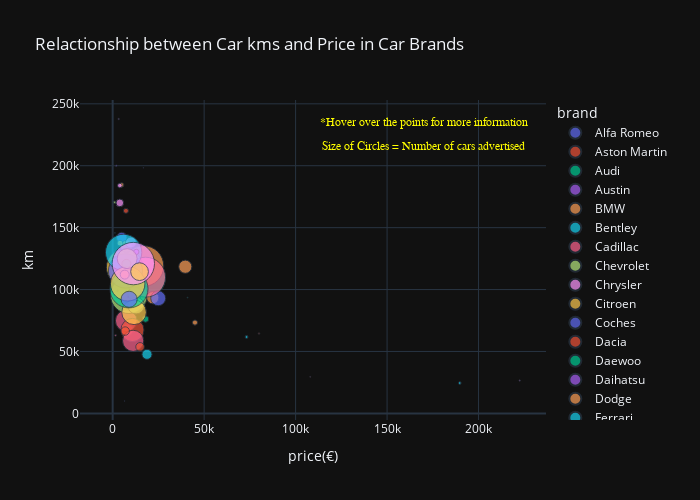

The notebook cell saved with this chart:
### Code cell
fig = px.scatter(df_brands,
                 title="Relactionship between Car kms and Price in Car Brands",
                 x="price(€)", 
                 y="km", 
                 size="number_cars",
                 size_max = 30,
                 hover_name = "brand",
                hover_data=["percentage_professional", "horse_power", "years_old"],
                color="brand",
                template="plotly_dark", 
                width=700, height=500)
fig.add_trace(go.Scatter(x=[170000, 170000], y=[230000, 210000], 
                         mode="text", 
                         text=["*Hover over the points for more information",
                               "Size of Circles = Number of cars advertised"],
                        textposition="top center",
                        textfont=dict(family="arial", size=12,color="yellow")))

fig.show()

### Figure 1 — Plotly figure (JSON) as saved in the notebook; plotly's stock layout.template omitted (floating-point values rounded to 4 significant figures)
{"data": [{"customdata": [[0.7511, 150, 12]], "hovertemplate": "<b>%{hovertext}</b><br><br>brand=Alfa Romeo<br>price(€)=%{x}<br>km=%{y}<br>number_cars=%{marker.size}<br>percentage_professional=%{customdata[0]}<br>horse_power=%{customdata[1]}<br>years_old=%{customdata[2]}<extra></extra>", "hovertext": ["Alfa Romeo"], "legendgroup": "Alfa Romeo", "marker": {"color": "#636efa", "size": [225], "sizemode": "area", "sizeref": 4.056, "symbol": "circle"}, "mode": "markers", "name": "Alfa Romeo", "orientation": "v", "showlegend": true, "type": "scatter", "x": [4990], "xaxis": "x", "y": [142000], "yaxis": "y"}, {"customdata": [[1, 436, 11]], "hovertemplate": "<b>%{hovertext}</b><br><br>brand=Aston Martin<br>price(€)=%{x}<br>km=%{y}<br>number_cars=%{marker.size}<br>percentage_professional=%{customdata[0]}<br>horse_power=%{customdata[1]}<br>years_old=%{customdata[2]}<extra></extra>", "hovertext": ["Aston Martin"], "legendgroup": "Aston Martin", "marker": {"color": "#EF553B", "size": [5], "sizemode": "area", "sizeref": 4.056, "symbol": "circle"}, "mode": "markers", "name": "Aston Martin", "orientation": "v", "showlegend": true, "type": "scatter", "x": [79990], "xaxis": "x", "y": [64500], "yaxis": "y"}, {"customdata": [[0.829, 150, 5]], "hovertemplate": "<b>%{hovertext}</b><br><br>brand=Audi<br>price(€)=%{x}<br>km=%{y}<br>number_cars=%{marker.size}<br>percentage_professional=%{customdata[0]}<br>horse_power=%{customdata[1]}<br>years_old=%{customdata[2]}<extra></extra>", "hovertext": ["Audi"], "legendgroup": "Audi", "marker": {"color": "#00cc96", "size": [3222], "sizemode": "area", "sizeref": 4.056, "symbol": "circle"}, "mode": "markers", "name": "Audi", "orientation": "v", "showlegend": true, "type": "scatter", "x": [17990], "xaxis": "x", "y": [109519], "yaxis": "y"}, {"customdata": [[1, 30, 45]], "hovertemplate": "<b>%{hovertext}</b><br><br>brand=Austin<br>price(€)=%{x}<br>km=%{y}<br>number_cars=%{marker.size}<br>percentage_professional=%{customdata[0]}<br>horse_power=%{customdata[1]}<br>years_old=%{customdata[2]}<extra></extra>", "hovertext": ["Austin"], "legendgroup": "Austin", "marker": {"color": "#ab63fa", "size": [1], "sizemode": "area", "sizeref": 4.056, "symbol": "circle"}, "mode": "markers", "name": "Austin", "orientation": "v", "showlegend": true, "type": "scatter", "x": [6495], "xaxis": "x", "y": [10000], "yaxis": "y"}, {"customdata": [[0.7977, 177, 6]], "hovertemplate": "<b>%{hovertext}</b><br><br>brand=BMW<br>price(€)=%{x}<br>km=%{y}<br>number_cars=%{marker.size}<br>percentage_professional=%{customdata[0]}<br>horse_power=%{customdata[1]}<br>years_old=%{customdata[2]}<extra></extra>", "hovertext": ["BMW"], "legendgroup": "BMW", "marker": {"color": "#FFA15A", "size": [3371], "sizemode": "area", "sizeref": 4.056, "symbol": "circle"}, "mode": "markers", "name": "BMW", "orientation": "v", "showlegend": true, "type": "scatter", "x": [16800], "xaxis": "x", "y": [119000], "yaxis": "y"}, {"customdata": [[0.7778, 555, 10.5]], "hovertemplate": "<b>%{hovertext}</b><br><br>brand=Bentley<br>price(€)=%{x}<br>km=%{y}<br>number_cars=%{marker.size}<br>percentage_professional=%{customdata[0]}<br>horse_power=%{customdata[1]}<br>years_old=%{customdata[2]}<extra></extra>", "hovertext": ["Bentley"], "legendgroup": "Bentley", "marker": {"color": "#19d3f3", "size": [18], "sizemode": "area", "sizeref": 4.056, "symbol": "circle"}, "mode": "markers", "name": "Bentley", "orientation": "v", "showlegend": true, "type": "scatter", "x": [73200], "xaxis": "x", "y": [61687], "yaxis": "y"}, {"customdata": [[0.9, 218, 22]], "hovertemplate": "<b>%{hovertext}</b><br><br>brand=Cadillac<br>price(€)=%{x}<br>km=%{y}<br>number_cars=%{marker.size}<br>percentage_professional=%{customdata[0]}<br>horse_power=%{customdata[1]}<br>years_old=%{customdata[2]}<extra></extra>", "hovertext": ["Cadillac"], "legendgroup": "Cadillac", "marker": {"color": "#FF6692", "size": [10], "sizemode": "area", "sizeref": 4.056, "symbol": "circle"}, "mode": "markers", "name": "Cadillac", "orientation": "v", "showlegend": true, "type": "scatter", "x": [8500], "xaxis": "x", "y": [104000], "yaxis": "y"}, {"customdata": [[0.7665, 124, 10]], "hovertemplate": "<b>%{hovertext}</b><br><br>brand=Chevrolet<br>price(€)=%{x}<br>km=%{y}<br>number_cars=%{marker.size}<br>percentage_professional=%{customdata[0]}<br>horse_power=%{customdata[1]}<br>years_old=%{customdata[2]}<extra></extra>", "hovertext": ["Chevrolet"], "legendgroup": "Chevrolet", "marker": {"color": "#B6E880", "size": [197], "sizemode": "area", "sizeref": 4.056, "symbol": "circle"}, "mode": "markers", "name": "Chevrolet", "orientation": "v", "showlegend": true, "type": "scatter", "x": [4500], "xaxis": "x", "y": [127705], "yaxis": "y"}, {"customdata": [[0.6917, 150, 15]], "hovertemplate": "<b>%{hovertext}</b><br><br>brand=Chrysler<br>price(€)=%{x}<br>km=%{y}<br>number_cars=%{marker.size}<br>percentage_professional=%{customdata[0]}<br>horse_power=%{customdata[1]}<br>years_old=%{customdata[2]}<extra></extra>", "hovertext": ["Chrysler"], "legendgroup": "Chrysler", "marker": {"color": "#FF97FF", "size": [120], "sizemode": "area", "sizeref": 4.056, "symbol": "circle"}, "mode": "markers", "name": "Chrysler", "orientation": "v", "showlegend": true, "type": "scatter", "x": [3900], "xaxis": "x", "y": [170000], "yaxis": "y"}, {"customdata": [[0.8205, 102, 8]], "hovertemplate": "<b>%{hovertext}</b><br><br>brand=Citroen<br>price(€)=%{x}<br>km=%{y}<br>number_cars=%{marker.size}<br>percentage_professional=%{customdata[0]}<br>horse_power=%{customdata[1]}<br>years_old=%{customdata[2]}<extra></extra>", "hovertext": ["Citroen"], "legendgroup": "Citroen", "marker": {"color": "#FECB52", "size": [2685], "sizemode": "area", "sizeref": 4.056, "symbol": "circle"}, "mode": "markers", "name": "Citroen", "orientation": "v", "showlegend": true, "type": "scatter", "x": [6500], "xaxis": "x", "y": [118000], "yaxis": "y"}, {"customdata": [[1, 115, 17]], "hovertemplate": "<b>%{hovertext}</b><br><br>brand=Coches<br>price(€)=%{x}<br>km=%{y}<br>number_cars=%{marker.size}<br>percentage_professional=%{customdata[0]}<br>horse_power=%{customdata[1]}<br>years_old=%{customdata[2]}<extra></extra>", "hovertext": ["Coches"], "legendgroup": "Coches", "marker": {"color": "#636efa", "size": [1], "sizemode": "area", "sizeref": 4.056, "symbol": "circle"}, "mode": "markers", "name": "Coches", "orientation": "v", "showlegend": true, "type": "scatter", "x": [1100], "xaxis": "x", "y": [120000], "yaxis": "y"}, {"customdata": [[0.9031, 90, 4]], "hovertemplate": "<b>%{hovertext}</b><br><br>brand=Dacia<br>price(€)=%{x}<br>km=%{y}<br>number_cars=%{marker.size}<br>percentage_professional=%{customdata[0]}<br>horse_power=%{customdata[1]}<br>years_old=%{customdata[2]}<extra></extra>", "hovertext": ["Dacia"], "legendgroup": "Dacia", "marker": {"color": "#EF553B", "size": [289], "sizemode": "area", "sizeref": 4.056, "symbol": "circle"}, "mode": "markers", "name": "Dacia", "orientation": "v", "showlegend": true, "type": "scatter", "x": [7990], "xaxis": "x", "y": [67471], "yaxis": "y"}, {"customdata": [[0.625, 84, 17]], "hovertemplate": "<b>%{hovertext}</b><br><br>brand=Daewoo<br>price(€)=%{x}<br>km=%{y}<br>number_cars=%{marker.size}<br>percentage_professional=%{customdata[0]}<br>horse_power=%{customdata[1]}<br>years_old=%{customdata[2]}<extra></extra>", "hovertext": ["Daewoo"], "legendgroup": "Daewoo", "marker": {"color": "#00cc96", "size": [32], "sizemode": "area", "sizeref": 4.056, "symbol": "circle"}, "mode": "markers", "name": "Daewoo", "orientation": "v", "showlegend": true, "type": "scatter", "x": [1270], "xaxis": "x", "y": [125000], "yaxis": "y"}, {"customdata": [[0.5, 89, 12.5]], "hovertemplate": "<b>%{hovertext}</b><br><br>brand=Daihatsu<br>price(€)=%{x}<br>km=%{y}<br>number_cars=%{marker.size}<br>percentage_professional=%{customdata[0]}<br>horse_power=%{customdata[1]}<br>years_old=%{customdata[2]}<extra></extra>", "hovertext": ["Daihatsu"], "legendgroup": "Daihatsu", "marker": {"color": "#ab63fa", "size": [2], "sizemode": "area", "sizeref": 4.056, "symbol": "circle"}, "mode": "markers", "name": "Daihatsu", "orientation": "v", "showlegend": true, "type": "scatter", "x": [3598.0], "xaxis": "x", "y": [136500], "yaxis": "y"}, {"customdata": [[0.7143, 140, 12]], "hovertemplate": "<b>%{hovertext}</b><br><br>brand=Dodge<br>price(€)=%{x}<br>km=%{y}<br>number_cars=%{marker.size}<br>percentage_professional=%{customdata[0]}<br>horse_power=%{customdata[1]}<br>years_old=%{customdata[2]}<extra></extra>", "hovertext": ["Dodge"], "legendgroup": "Dodge", "marker": {"color": "#FFA15A", "size": [42], "sizemode": "area", "sizeref": 4.056, "symbol": "circle"}, "mode": "markers", "name": "Dodge", "orientation": "v", "showlegend": true, "type": "scatter", "x": [4900], "xaxis": "x", "y": [184500], "yaxis": "y"}, {"customdata": [[0.9375, 585, 6]], "hovertemplate": "<b>%{hovertext}</b><br><br>brand=Ferrari<br>price(€)=%{x}<br>km=%{y}<br>number_cars=%{marker.size}<br>percentage_professional=%{customdata[0]}<br>horse_power=%{customdata[1]}<br>years_old=%{customdata[2]}<extra></extra>", "hovertext": ["Ferrari"], "legendgroup": "Ferrari", "marker": {"color": "#19d3f3", "size": [16], "sizemode": "area", "sizeref": 4.056, "symbol": "circle"}, "mode": "markers", "name": "Ferrari", "orientation": "v", "showlegend": true, "type": "scatter", "x": [189725], "xaxis": "x", "y": [24505], "yaxis": "y"}, {"customdata": [[0.8379, 85, 5]], "hovertemplate": "<b>%{hovertext}</b><br><br>brand=Fiat<br>price(€)=%{x}<br>km=%{y}<br>number_cars=%{marker.size}<br>percentage_professional=%{customdata[0]}<br>horse_power=%{customdata[1]}<br>years_old=%{customdata[2]}<extra></extra>", "hovertext": ["Fiat"], "legendgroup": "Fiat", "marker": {"color": "#FF6692", "size": [944], "sizemode": "area", "sizeref": 4.056, "symbol": "circle"}, "mode": "markers", "name": "Fiat", "orientation": "v", "showlegend": true, "type": "scatter", "x": [7400], "xaxis": "x", "y": [74859], "yaxis": "y"}, {"customdata": [[0.8424, 120, 5]], "hovertemplate": "<b>%{hovertext}</b><br><br>brand=Ford<br>price(€)=%{x}<br>km=%{y}<br>number_cars=%{marker.size}<br>percentage_professional=%{customdata[0]}<br>horse_power=%{customdata[1]}<br>years_old=%{customdata[2]}<extra></extra>", "hovertext": ["Ford"], "legendgroup": "Ford", "marker": {"color": "#B6E880", "size": [2761], "sizemode": "area", "sizeref": 4.056, "symbol": "circle"}, "mode": "markers", "name": "Ford", "orientation": "v", "showlegend": true, "type": "scatter", "x": [8880], "xaxis": "x", "y": [95515], "yaxis": "y"}, {"customdata": [[0.5, 117.5, 18.5]], "hovertemplate": "<b>%{hovertext}</b><br><br>brand=Galloper<br>price(€)=%{x}<br>km=%{y}<br>number_cars=%{marker.size}<br>percentage_professional=%{customdata[0]}<br>horse_power=%{customdata[1]}<br>years_old=%{customdata[2]}<extra></extra>", "hovertext": ["Galloper"], "legendgroup": "Galloper", "marker": {"color": "#FF97FF", "size": [4], "sizemode": "area", "sizeref": 4.056, "symbol": "circle"}, "mode": "markers", "name": "Galloper", "orientation": "v", "showlegend": true, "type": "scatter", "x": [3250.0], "xaxis": "x", "y": [237743], "yaxis": "y"}, {"customdata": [[0.7376, 140, 12]], "hovertemplate": "<b>%{hovertext}</b><br><br>brand=Honda<br>price(€)=%{x}<br>km=%{y}<br>number_cars=%{marker.size}<br>percentage_professional=%{customdata[0]}<br>horse_power=%{customdata[1]}<br>years_old=%{customdata[2]}<extra></extra>", "hovertext": ["Honda"], "legendgroup": "Honda", "marker": {"color": "#FECB52", "size": [282], "sizemode": "area", "sizeref": 4.056, "symbol": "circle"}, "mode": "markers", "name": "Honda", "orientation": "v", "showlegend": true, "type": "scatter", "x": [7498.0], "xaxis": "x", "y": [134900], "yaxis": "y"}, {"customdata": [[0.75, 287, 13]], "hovertemplate": "<b>%{hovertext}</b><br><br>brand=Hummer<br>price(€)=%{x}<br>km=%{y}<br>number_cars=%{marker.size}<br>percentage_professional=%{customdata[0]}<br>horse_power=%{customdata[1]}<br>years_old=%{customdata[2]}<extra></extra>", "hovertext": ["Hummer"], "legendgroup": "Hummer", "marker": {"color": "#636efa", "size": [4], "sizemode": "area", "sizeref": 4.056, "symbol": "circle"}, "mode": "markers", "name": "Hummer", "orientation": "v", "showlegend": true, "type": "scatter", "x": [18250.0], "xaxis": "x", "y": [94000], "yaxis": "y"}, {"customdata": [[0.9174, 115, 4]], "hovertemplate": "<b>%{hovertext}</b><br><br>brand=Hyundai<br>price(€)=%{x}<br>km=%{y}<br>number_cars=%{marker.size}<br>percentage_professional=%{customdata[0]}<br>horse_power=%{customdata[1]}<br>years_old=%{customdata[2]}<extra></extra>", "hovertext": ["Hyundai"], "legendgroup": "Hyundai", "marker": {"color": "#EF553B", "size": [1089], "sizemode": "area", "sizeref": 4.056, "symbol": "circle"}, "mode": "markers", "name": "Hyundai", "orientation": "v", "showlegend": true, "type": "scatter", "x": [10800], "xaxis": "x", "y": [67362], "yaxis": "y"}, {"customdata": [[0.9765, 170, 4]], "hovertemplate": "<b>%{hovertext}</b><br><br>brand=Infiniti<br>price(€)=%{x}<br>km=%{y}<br>number_cars=%{marker.size}<br>percentage_professional=%{customdata[0]}<br>horse_power=%{customdata[1]}<br>years_old=%{customdata[2]}<extra></extra>", "hovertext": ["Infiniti"], "legendgroup": "Infiniti", "marker": {"color": "#00cc96", "size": [85], "sizemode": "area", "sizeref": 4.056, "symbol": "circle"}, "mode": "markers", "name": "Infiniti", "orientation": "v", "showlegend": true, "type": "scatter", "x": [17980], "xaxis": "x", "y": [76200], "yaxis": "y"}, {"customdata": [[1, 163, 8]], "hovertemplate": "<b>%{hovertext}</b><br><br>brand=Isuzu<br>price(€)=%{x}<br>km=%{y}<br>number_cars=%{marker.size}<br>percentage_professional=%{customdata[0]}<br>horse_power=%{customdata[1]}<br>years_old=%{customdata[2]}<extra></extra>", "hovertext": ["Isuzu"], "legendgroup": "Isuzu", "marker": {"color": "#ab63fa", "size": [1], "sizemode": "area", "sizeref": 4.056, "symbol": "circle"}, "mode": "markers", "name": "Isuzu", "orientation": "v", "showlegend": true, "type": "scatter", "x": [16819], "xaxis": "x", "y": [198327], "yaxis": "y"}, {"customdata": [[0.8361, 180, 4]], "hovertemplate": "<b>%{hovertext}</b><br><br>brand=Jaguar<br>price(€)=%{x}<br>km=%{y}<br>number_cars=%{marker.size}<br>percentage_professional=%{customdata[0]}<br>horse_power=%{customdata[1]}<br>years_old=%{customdata[2]}<extra></extra>", "hovertext": ["Jaguar"], "legendgroup": "Jaguar", "marker": {"color": "#FFA15A", "size": [305], "sizemode": "area", "sizeref": 4.056, "symbol": "circle"}, "mode": "markers", "name": "Jaguar", "orientation": "v", "showlegend": true, "type": "scatter", "x": [21900], "xaxis": "x", "y": [93397], "yaxis": "y"}, {"customdata": [[0.8447, 140, 4]], "hovertemplate": "<b>%{hovertext}</b><br><br>brand=Jeep<br>price(€)=%{x}<br>km=%{y}<br>number_cars=%{marker.size}<br>percentage_professional=%{customdata[0]}<br>horse_power=%{customdata[1]}<br>years_old=%{customdata[2]}<extra></extra>", "hovertext": ["Jeep"], "legendgroup": "Jeep", "marker": {"color": "#19d3f3", "size": [206], "sizemode": "area", "sizeref": 4.056, "symbol": "circle"}, "mode": "markers", "name": "Jeep", "orientation": "v", "showlegend": true, "type": "scatter", "x": [18763], "xaxis": "x", "y": [47700], "yaxis": "y"}, {"customdata": [[0.9124, 115, 4]], "hovertemplate": "<b>%{hovertext}</b><br><br>brand=Kia<br>price(€)=%{x}<br>km=%{y}<br>number_cars=%{marker.size}<br>percentage_professional=%{customdata[0]}<br>horse_power=%{customdata[1]}<br>years_old=%{customdata[2]}<extra></extra>", "hovertext": ["Kia"], "legendgroup": "Kia", "marker": {"color": "#FF6692", "size": [913], "sizemode": "area", "sizeref": 4.056, "symbol": "circle"}, "mode": "markers", "name": "Kia", "orientation": "v", "showlegend": true, "type": "scatter", "x": [11200], "xaxis": "x", "y": [58581], "yaxis": "y"}, {"customdata": [[0.25, 85, 19]], "hovertemplate": "<b>%{hovertext}</b><br><br>brand=Lada<br>price(€)=%{x}<br>km=%{y}<br>number_cars=%{marker.size}<br>percentage_professional=%{customdata[0]}<br>horse_power=%{customdata[1]}<br>years_old=%{customdata[2]}<extra></extra>", "hovertext": ["Lada"], "legendgroup": "Lada", "marker": {"color": "#B6E880", "size": [4], "sizemode": "area", "sizeref": 4.056, "symbol": "circle"}, "mode": "markers", "name": "Lada", "orientation": "v", "showlegend": true, "type": "scatter", "x": [2650], "xaxis": "x", "y": [99000], "yaxis": "y"}, {"customdata": [[1, 630, 2.5]], "hovertemplate": "<b>%{hovertext}</b><br><br>brand=Lamborghini<br>price(€)=%{x}<br>km=%{y}<br>number_cars=%{marker.size}<br>percentage_professional=%{customdata[0]}<br>horse_power=%{customdata[1]}<br>years_old=%{customdata[2]}<extra></extra>", "hovertext": ["Lamborghini"], "legendgroup": "Lamborghini", "marker": {"color": "#FF97FF", "size": [4], "sizemode": "area", "sizeref": 4.056, "symbol": "circle"}, "mode": "markers", "name": "Lamborghini", "orientation": "v", "showlegend": true, "type": "scatter", "x": [222500], "xaxis": "x", "y": [26500], "yaxis": "y"}, {"customdata": [[0.7353, 115, 14]], "hovertemplate": "<b>%{hovertext}</b><br><br>brand=Lancia<br>price(€)=%{x}<br>km=%{y}<br>number_cars=%{marker.size}<br>percentage_professional=%{customdata[0]}<br>horse_power=%{customdata[1]}<br>years_old=%{customdata[2]}<extra></extra>", "hovertext": ["Lancia"], "legendgroup": "Lancia", "marker": {"color": "#FECB52", "size": [68], "sizemode": "area", "sizeref": 4.056, "symbol": "circle"}, "mode": "markers", "name": "Lancia", "orientation": "v", "showlegend": true, "type": "scatter", "x": [4000], "xaxis": "x", "y": [137500], "yaxis": "y"}, {"customdata": [[0.8901, 160, 5]], "hovertemplate": "<b>%{hovertext}</b><br><br>brand=Land-Rover<br>price(€)=%{x}<br>km=%{y}<br>number_cars=%{marker.size}<br>percentage_professional=%{customdata[0]}<br>horse_power=%{customdata[1]}<br>years_old=%{customdata[2]}<extra></extra>", "hovertext": ["Land-Rover"], "legendgroup": "Land-Rover", "marker": {"color": "#636efa", "size": [455], "sizemode": "area", "sizeref": 4.056, "symbol": "circle"}, "mode": "markers", "name": "Land-Rover", "orientation": "v", "showlegend": true, "type": "scatter", "x": [24900], "xaxis": "x", "y": [93000], "yaxis": "y"}, {"customdata": [[0.8269, 177, 13]], "hovertemplate": "<b>%{hovertext}</b><br><br>brand=Lexus<br>price(€)=%{x}<br>km=%{y}<br>number_cars=%{marker.size}<br>percentage_professional=%{customdata[0]}<br>horse_power=%{customdata[1]}<br>years_old=%{customdata[2]}<extra></extra>", "hovertext": ["Lexus"], "legendgroup": "Lexus", "marker": {"color": "#EF553B", "size": [52], "sizemode": "area", "sizeref": 4.056, "symbol": "circle"}, "mode": "markers", "name": "Lexus", "orientation": "v", "showlegend": true, "type": "scatter", "x": [7250], "xaxis": "x", "y": [163600.0], "yaxis": "y"}, {"customdata": [[1, 172.5, 14]], "hovertemplate": "<b>%{hovertext}</b><br><br>brand=Lotus<br>price(€)=%{x}<br>km=%{y}<br>number_cars=%{marker.size}<br>percentage_professional=%{customdata[0]}<br>horse_power=%{customdata[1]}<br>years_old=%{customdata[2]}<extra></extra>", "hovertext": ["Lotus"], "legendgroup": "Lotus", "marker": {"color": "#00cc96", "size": [2], "sizemode": "area", "sizeref": 4.056, "symbol": "circle"}, "mode": "markers", "name": "Lotus", "orientation": "v", "showlegend": true, "type": "scatter", "x": [40945], "xaxis": "x", "y": [93500], "yaxis": "y"}, {"customdata": [[0.4, 113, 16]], "hovertemplate": "<b>%{hovertext}</b><br><br>brand=MG<br>price(€)=%{x}<br>km=%{y}<br>number_cars=%{marker.size}<br>percentage_professional=%{customdata[0]}<br>horse_power=%{customdata[1]}<br>years_old=%{customdata[2]}<extra></extra>", "hovertext": ["MG"], "legendgroup": "MG", "marker": {"color": "#ab63fa", "size": [5], "sizemode": "area", "sizeref": 4.056, "symbol": "circle"}, "mode": "markers", "name": "MG", "orientation": "v", "showlegend": true, "type": "scatter", "x": [1995], "xaxis": "x", "y": [200000], "yaxis": "y"}, {"customdata": [[0.9273, 275, 4]], "hovertemplate": "<b>%{hovertext}</b><br><br>brand=Maserati<br>price(€)=%{x}<br>km=%{y}<br>number_cars=%{marker.size}<br>percentage_professional=%{customdata[0]}<br>horse_power=%{customdata[1]}<br>years_old=%{customdata[2]}<extra></extra>", "hovertext": ["Maserati"], "legendgroup": "Maserati", "marker": {"color": "#FFA15A", "size": [55], "sizemode": "area", "sizeref": 4.056, "symbol": "circle"}, "mode": "markers", "name": "Maserati", "orientation": "v", "showlegend": true, "type": "scatter", "x": [44990], "xaxis": "x", "y": [73363], "yaxis": "y"}, {"customdata": [[0.8656, 143, 5]], "hovertemplate": "<b>%{hovertext}</b><br><br>brand=Mazda<br>price(€)=%{x}<br>km=%{y}<br>number_cars=%{marker.size}<br>percentage_professional=%{customdata[0]}<br>horse_power=%{customdata[1]}<br>years_old=%{customdata[2]}<extra></extra>", "hovertext": ["Mazda"], "legendgroup": "Mazda", "marker": {"color": "#19d3f3", "size": [387], "sizemode": "area", "sizeref": 4.056, "symbol": "circle"}, "mode": "markers", "name": "Mazda", "orientation": "v", "showlegend": true, "type": "scatter", "x": [12056], "xaxis": "x", "y": [96620], "yaxis": "y"}, {"customdata": [[0.8064, 170, 6]], "hovertemplate": "<b>%{hovertext}</b><br><br>brand=Mercedes-Benz<br>price(€)=%{x}<br>km=%{y}<br>number_cars=%{marker.size}<br>percentage_professional=%{customdata[0]}<br>horse_power=%{customdata[1]}<br>years_old=%{customdata[2]}<extra></extra>", "hovertext": ["Mercedes-Benz"], "legendgroup": "Mercedes-Benz", "marker": {"color": "#FF6692", "size": [3239], "sizemode": "area", "sizeref": 4.056, "symbol": "circle"}, "mode": "markers", "name": "Mercedes-Benz", "orientation": "v", "showlegend": true, "type": "scatter", "x": [17990], "xaxis": "x", "y": [110000], "yaxis": "y"}, {"customdata": [[0.8665, 116, 6]], "hovertemplate": "<b>%{hovertext}</b><br><br>brand=Mini<br>price(€)=%{x}<br>km=%{y}<br>number_cars=%{marker.size}<br>percentage_professional=%{customdata[0]}<br>horse_power=%{customdata[1]}<br>years_old=%{customdata[2]}<extra></extra>", "hovertext": ["Mini"], "legendgroup": "Mini", "marker": {"color": "#B6E880", "size": [562], "sizemode": "area", "sizeref": 4.056, "symbol": "circle"}, "mode": "markers", "name": "Mini", "orientation": "v", "showlegend": true, "type": "scatter", "x": [12790], "xaxis": "x", "y": [87048], "yaxis": "y"}, {"customdata": [[0.7992, 140, 10]], "hovertemplate": "<b>%{hovertext}</b><br><br>brand=Mitsubishi<br>price(€)=%{x}<br>km=%{y}<br>number_cars=%{marker.size}<br>percentage_professional=%{customdata[0]}<br>horse_power=%{customdata[1]}<br>years_old=%{customdata[2]}<extra></extra>", "hovertext": ["Mitsubishi"], "legendgroup": "Mitsubishi", "marker": {"color": "#FF97FF", "size": [239], "sizemode": "area", "sizeref": 4.056, "symbol": "circle"}, "mode": "markers", "name": "Mitsubishi", "orientation": "v", "showlegend": true, "type": "scatter", "x": [9990], "xaxis": "x", "y": [138000], "yaxis": "y"}, {"customdata": [[0.8721, 115, 5]], "hovertemplate": "<b>%{hovertext}</b><br><br>brand=Nissan<br>price(€)=%{x}<br>km=%{y}<br>number_cars=%{marker.size}<br>percentage_professional=%{customdata[0]}<br>horse_power=%{customdata[1]}<br>years_old=%{customdata[2]}<extra></extra>", "hovertext": ["Nissan"], "legendgroup": "Nissan", "marker": {"color": "#FECB52", "size": [1235], "sizemode": "area", "sizeref": 4.056, "symbol": "circle"}, "mode": "markers", "name": "Nissan", "orientation": "v", "showlegend": true, "type": "scatter", "x": [11700], "xaxis": "x", "y": [81637], "yaxis": "y"}, {"customdata": [[0.8081, 120, 7]], "hovertemplate": "<b>%{hovertext}</b><br><br>brand=Opel<br>price(€)=%{x}<br>km=%{y}<br>number_cars=%{marker.size}<br>percentage_professional=%{customdata[0]}<br>horse_power=%{customdata[1]}<br>years_old=%{customdata[2]}<extra></extra>", "hovertext": ["Opel"], "legendgroup": "Opel", "marker": {"color": "#636efa", "size": [2360], "sizemode": "area", "sizeref": 4.056, "symbol": "circle"}, "mode": "markers", "name": "Opel", "orientation": "v", "showlegend": true, "type": "scatter", "x": [6999], "xaxis": "x", "y": [115000], "yaxis": "y"}, {"customdata": [[0.9067, 130, 3]], "hovertemplate": "<b>%{hovertext}</b><br><br>brand=Otros coches<br>price(€)=%{x}<br>km=%{y}<br>number_cars=%{marker.size}<br>percentage_professional=%{customdata[0]}<br>horse_power=%{customdata[1]}<br>years_old=%{customdata[2]}<extra></extra>", "hovertext": ["Otros coches"], "legendgroup": "Otros coches", "marker": {"color": "#EF553B", "size": [150], "sizemode": "area", "sizeref": 4.056, "symbol": "circle"}, "mode": "markers", "name": "Otros coches", "orientation": "v", "showlegend": true, "type": "scatter", "x": [14970.0], "xaxis": "x", "y": [53732], "yaxis": "y"}, {"customdata": [[0.844, 112, 5]], "hovertemplate": "<b>%{hovertext}</b><br><br>brand=Peugeot<br>price(€)=%{x}<br>km=%{y}<br>number_cars=%{marker.size}<br>percentage_professional=%{customdata[0]}<br>horse_power=%{customdata[1]}<br>years_old=%{customdata[2]}<extra></extra>", "hovertext": ["Peugeot"], "legendgroup": "Peugeot", "marker": {"color": "#00cc96", "size": [2955], "sizemode": "area", "sizeref": 4.056, "symbol": "circle"}, "mode": "markers", "name": "Peugeot", "orientation": "v", "showlegend": true, "type": "scatter", "x": [8900], "xaxis": "x", "y": [100600], "yaxis": "y"}, {"customdata": [[1, 187.5, 28]], "hovertemplate": "<b>%{hovertext}</b><br><br>brand=Pontiac<br>price(€)=%{x}<br>km=%{y}<br>number_cars=%{marker.size}<br>percentage_professional=%{customdata[0]}<br>horse_power=%{customdata[1]}<br>years_old=%{customdata[2]}<extra></extra>", "hovertext": ["Pontiac"], "legendgroup": "Pontiac", "marker": {"color": "#ab63fa", "size": [2], "sizemode": "area", "sizeref": 4.056, "symbol": "circle"}, "mode": "markers", "name": "Pontiac", "orientation": "v", "showlegend": true, "type": "scatter", "x": [8494.0], "xaxis": "x", "y": [94000], "yaxis": "y"}, {"customdata": [[0.8725, 320, 7]], "hovertemplate": "<b>%{hovertext}</b><br><br>brand=Porsche<br>price(€)=%{x}<br>km=%{y}<br>number_cars=%{marker.size}<br>percentage_professional=%{customdata[0]}<br>horse_power=%{customdata[1]}<br>years_old=%{customdata[2]}<extra></extra>", "hovertext": ["Porsche"], "legendgroup": "Porsche", "marker": {"color": "#FFA15A", "size": [353], "sizemode": "area", "sizeref": 4.056, "symbol": "circle"}, "mode": "markers", "name": "Porsche", "orientation": "v", "showlegend": true, "type": "scatter", "x": [39700], "xaxis": "x", "y": [118441], "yaxis": "y"}, {"customdata": [[0.8095, 110, 9]], "hovertemplate": "<b>%{hovertext}</b><br><br>brand=Renault<br>price(€)=%{x}<br>km=%{y}<br>number_cars=%{marker.size}<br>percentage_professional=%{customdata[0]}<br>horse_power=%{customdata[1]}<br>years_old=%{customdata[2]}<extra></extra>", "hovertext": ["Renault"], "legendgroup": "Renault", "marker": {"color": "#19d3f3", "size": [2682], "sizemode": "area", "sizeref": 4.056, "symbol": "circle"}, "mode": "markers", "name": "Renault", "orientation": "v", "showlegend": true, "type": "scatter", "x": [5992.0], "xaxis": "x", "y": [130000], "yaxis": "y"}, {"customdata": [[1, 292.5, 42.5]], "hovertemplate": "<b>%{hovertext}</b><br><br>brand=Rolls-Royce<br>price(€)=%{x}<br>km=%{y}<br>number_cars=%{marker.size}<br>percentage_professional=%{customdata[0]}<br>horse_power=%{customdata[1]}<br>years_old=%{customdata[2]}<extra></extra>", "hovertext": ["Rolls-Royce"], "legendgroup": "Rolls-Royce", "marker": {"color": "#FF6692", "size": [2], "sizemode": "area", "sizeref": 4.056, "symbol": "circle"}, "mode": "markers", "name": "Rolls-Royce", "orientation": "v", "showlegend": true, "type": "scatter", "x": [108000], "xaxis": "x", "y": [29500], "yaxis": "y"}, {"customdata": [[0.25, 122.5, 18]], "hovertemplate": "<b>%{hovertext}</b><br><br>brand=Rover<br>price(€)=%{x}<br>km=%{y}<br>number_cars=%{marker.size}<br>percentage_professional=%{customdata[0]}<br>horse_power=%{customdata[1]}<br>years_old=%{customdata[2]}<extra></extra>", "hovertext": ["Rover"], "legendgroup": "Rover", "marker": {"color": "#B6E880", "size": [12], "sizemode": "area", "sizeref": 4.056, "symbol": "circle"}, "mode": "markers", "name": "Rover", "orientation": "v", "showlegend": true, "type": "scatter", "x": [1100], "xaxis": "x", "y": [170500], "yaxis": "y"}, {"customdata": [[0.6818, 150, 13]], "hovertemplate": "<b>%{hovertext}</b><br><br>brand=Saab<br>price(€)=%{x}<br>km=%{y}<br>number_cars=%{marker.size}<br>percentage_professional=%{customdata[0]}<br>horse_power=%{customdata[1]}<br>years_old=%{customdata[2]}<extra></extra>", "hovertext": ["Saab"], "legendgroup": "Saab", "marker": {"color": "#FF97FF", "size": [44], "sizemode": "area", "sizeref": 4.056, "symbol": "circle"}, "mode": "markers", "name": "Saab", "orientation": "v", "showlegend": true, "type": "scatter", "x": [3900], "xaxis": "x", "y": [184000], "yaxis": "y"}, {"customdata": [[0.8058, 110, 6]], "hovertemplate": "<b>%{hovertext}</b><br><br>brand=Seat<br>price(€)=%{x}<br>km=%{y}<br>number_cars=%{marker.size}<br>percentage_professional=%{customdata[0]}<br>horse_power=%{customdata[1]}<br>years_old=%{customdata[2]}<extra></extra>", "hovertext": ["Seat"], "legendgroup": "Seat", "marker": {"color": "#FECB52", "size": [2415], "sizemode": "area", "sizeref": 4.056, "symbol": "circle"}, "mode": "markers", "name": "Seat", "orientation": "v", "showlegend": true, "type": "scatter", "x": [8200], "xaxis": "x", "y": [104680], "yaxis": "y"}, {"customdata": [[0.8552, 110, 4]], "hovertemplate": "<b>%{hovertext}</b><br><br>brand=Skoda<br>price(€)=%{x}<br>km=%{y}<br>number_cars=%{marker.size}<br>percentage_professional=%{customdata[0]}<br>horse_power=%{customdata[1]}<br>years_old=%{customdata[2]}<extra></extra>", "hovertext": ["Skoda"], "legendgroup": "Skoda", "marker": {"color": "#636efa", "size": [525], "sizemode": "area", "sizeref": 4.056, "symbol": "circle"}, "mode": "markers", "name": "Skoda", "orientation": "v", "showlegend": true, "type": "scatter", "x": [8990], "xaxis": "x", "y": [92131], "yaxis": "y"}, {"customdata": [[0.8356, 71, 6]], "hovertemplate": "<b>%{hovertext}</b><br><br>brand=Smart<br>price(€)=%{x}<br>km=%{y}<br>number_cars=%{marker.size}<br>percentage_professional=%{customdata[0]}<br>horse_power=%{customdata[1]}<br>years_old=%{customdata[2]}<extra></extra>", "hovertext": ["Smart"], "legendgroup": "Smart", "marker": {"color": "#EF553B", "size": [146], "sizemode": "area", "sizeref": 4.056, "symbol": "circle"}, "mode": "markers", "name": "Smart", "orientation": "v", "showlegend": true, "type": "scatter", "x": [6838.0], "xaxis": "x", "y": [66500], "yaxis": "y"}, {"customdata": [[0.8841, 165, 10]], "hovertemplate": "<b>%{hovertext}</b><br><br>brand=Ssangyong<br>price(€)=%{x}<br>km=%{y}<br>number_cars=%{marker.size}<br>percentage_professional=%{customdata[0]}<br>horse_power=%{customdata[1]}<br>years_old=%{customdata[2]}<extra></extra>", "hovertext": ["Ssangyong"], "legendgroup": "Ssangyong", "marker": {"color": "#00cc96", "size": [164], "sizemode": "area", "sizeref": 4.056, "symbol": "circle"}, "mode": "markers", "name": "Ssangyong", "orientation": "v", "showlegend": true, "type": "scatter", "x": [7500.0], "xaxis": "x", "y": [120700.0], "yaxis": "y"}, {"customdata": [[0.8246, 150, 7]], "hovertemplate": "<b>%{hovertext}</b><br><br>brand=Subaru<br>price(€)=%{x}<br>km=%{y}<br>number_cars=%{marker.size}<br>percentage_professional=%{customdata[0]}<br>horse_power=%{customdata[1]}<br>years_old=%{customdata[2]}<extra></extra>", "hovertext": ["Subaru"], "legendgroup": "Subaru", "marker": {"color": "#ab63fa", "size": [57], "sizemode": "area", "sizeref": 4.056, "symbol": "circle"}, "mode": "markers", "name": "Subaru", "orientation": "v", "showlegend": true, "type": "scatter", "x": [12900], "xaxis": "x", "y": [130409], "yaxis": "y"}, {"customdata": [[0.7256, 110, 12]], "hovertemplate": "<b>%{hovertext}</b><br><br>brand=Suzuki<br>price(€)=%{x}<br>km=%{y}<br>number_cars=%{marker.size}<br>percentage_professional=%{customdata[0]}<br>horse_power=%{customdata[1]}<br>years_old=%{customdata[2]}<extra></extra>", "hovertext": ["Suzuki"], "legendgroup": "Suzuki", "marker": {"color": "#FFA15A", "size": [164], "sizemode": "area", "sizeref": 4.056, "symbol": "circle"}, "mode": "markers", "name": "Suzuki", "orientation": "v", "showlegend": true, "type": "scatter", "x": [6600], "xaxis": "x", "y": [112076], "yaxis": "y"}, {"customdata": [[1, 80, 35]], "hovertemplate": "<b>%{hovertext}</b><br><br>brand=Talbot<br>price(€)=%{x}<br>km=%{y}<br>number_cars=%{marker.size}<br>percentage_professional=%{customdata[0]}<br>horse_power=%{customdata[1]}<br>years_old=%{customdata[2]}<extra></extra>", "hovertext": ["Talbot"], "legendgroup": "Talbot", "marker": {"color": "#19d3f3", "size": [1], "sizemode": "area", "sizeref": 4.056, "symbol": "circle"}, "mode": "markers", "name": "Talbot", "orientation": "v", "showlegend": true, "type": "scatter", "x": [1250], "xaxis": "x", "y": [145770], "yaxis": "y"}, {"customdata": [[0.5714, 85, 12]], "hovertemplate": "<b>%{hovertext}</b><br><br>brand=Tata<br>price(€)=%{x}<br>km=%{y}<br>number_cars=%{marker.size}<br>percentage_professional=%{customdata[0]}<br>horse_power=%{customdata[1]}<br>years_old=%{customdata[2]}<extra></extra>", "hovertext": ["Tata"], "legendgroup": "Tata", "marker": {"color": "#FF6692", "size": [7], "sizemode": "area", "sizeref": 4.056, "symbol": "circle"}, "mode": "markers", "name": "Tata", "orientation": "v", "showlegend": true, "type": "scatter", "x": [1599], "xaxis": "x", "y": [63000], "yaxis": "y"}, {"customdata": [[0.8552, 116, 8]], "hovertemplate": "<b>%{hovertext}</b><br><br>brand=Toyota<br>price(€)=%{x}<br>km=%{y}<br>number_cars=%{marker.size}<br>percentage_professional=%{customdata[0]}<br>horse_power=%{customdata[1]}<br>years_old=%{customdata[2]}<extra></extra>", "hovertext": ["Toyota"], "legendgroup": "Toyota", "marker": {"color": "#B6E880", "size": [808], "sizemode": "area", "sizeref": 4.056, "symbol": "circle"}, "mode": "markers", "name": "Toyota", "orientation": "v", "showlegend": true, "type": "scatter", "x": [7924.0], "xaxis": "x", "y": [125000], "yaxis": "y"}, {"customdata": [[0.8052, 120, 6]], "hovertemplate": "<b>%{hovertext}</b><br><br>brand=Volkswagen<br>price(€)=%{x}<br>km=%{y}<br>number_cars=%{marker.size}<br>percentage_professional=%{customdata[0]}<br>horse_power=%{customdata[1]}<br>years_old=%{customdata[2]}<extra></extra>", "hovertext": ["Volkswagen"], "legendgroup": "Volkswagen", "marker": {"color": "#FF97FF", "size": [3650], "sizemode": "area", "sizeref": 4.056, "symbol": "circle"}, "mode": "markers", "name": "Volkswagen", "orientation": "v", "showlegend": true, "type": "scatter", "x": [11285], "xaxis": "x", "y": [121000], "yaxis": "y"}, {"customdata": [[0.8781, 150, 5]], "hovertemplate": "<b>%{hovertext}</b><br><br>brand=Volvo<br>price(€)=%{x}<br>km=%{y}<br>number_cars=%{marker.size}<br>percentage_professional=%{customdata[0]}<br>horse_power=%{customdata[1]}<br>years_old=%{customdata[2]}<extra></extra>", "hovertext": ["Volvo"], "legendgroup": "Volvo", "marker": {"color": "#FECB52", "size": [640], "sizemode": "area", "sizeref": 4.056, "symbol": "circle"}, "mode": "markers", "name": "Volvo", "orientation": "v", "showlegend": true, "type": "scatter", "x": [14700], "xaxis": "x", "y": [114450], "yaxis": "y"}, {"mode": "text", "text": ["*Hover over the points for more information", "Size of Circles = Number of cars advertised"], "textfont": {"color": "yellow", "family": "arial", "size": 12}, "textposition": "top center", "type": "scatter", "x": [170000, 170000], "y": [230000, 210000]}], "layout": {"height": 500, "legend": {"itemsizing": "constant", "title": {"text": "brand"}, "tracegroupgap": 0}, "title": {"text": "Relactionship between Car kms and Price in Car Brands"}, "width": 700, "xaxis": {"anchor": "y", "autorange": true, "domain": [0, 1], "range": [-17990.0, 236900.0], "title": {"text": "price(€)"}, "type": "linear"}, "yaxis": {"anchor": "x", "autorange": true, "domain": [0, 1], "range": [-5344.0, 253100.0], "title": {"text": "km"}, "type": "linear"}}}
